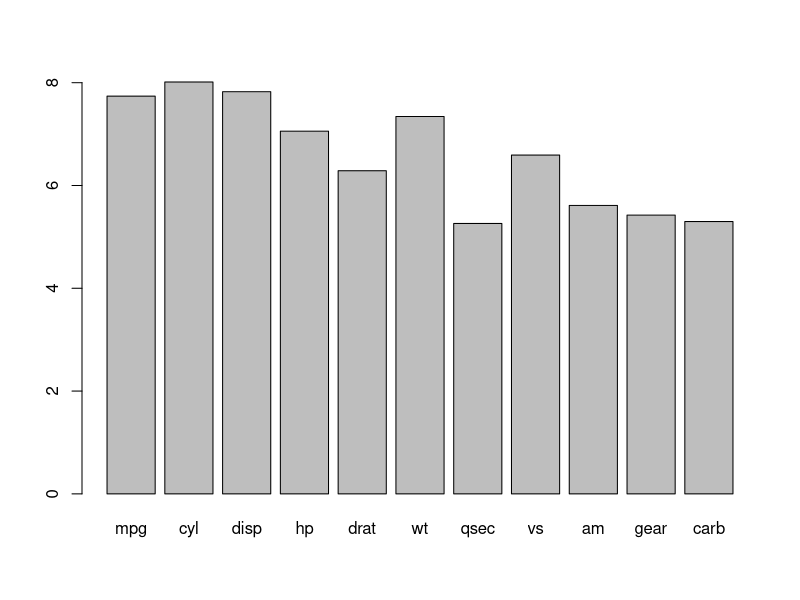
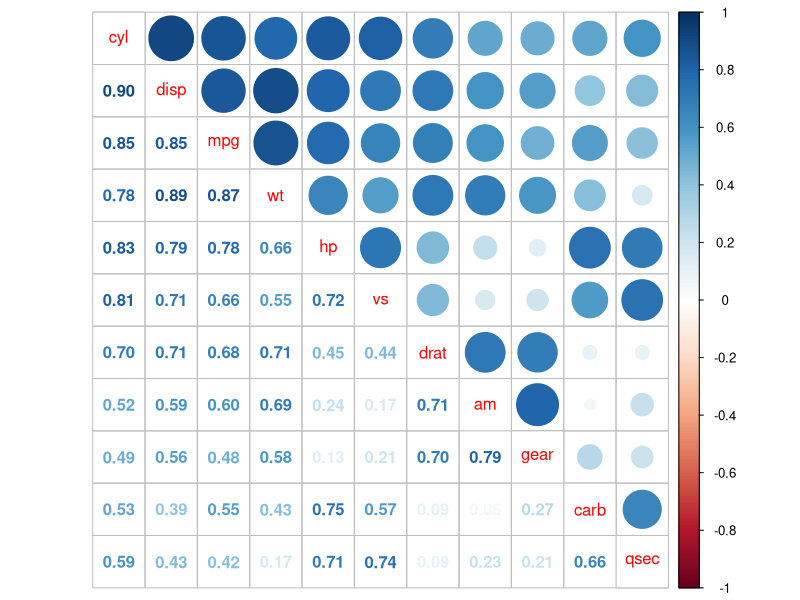
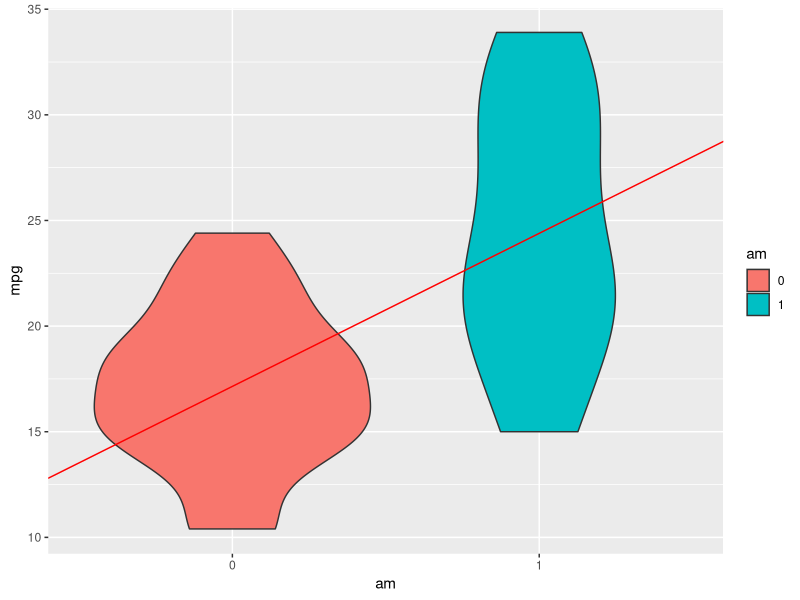
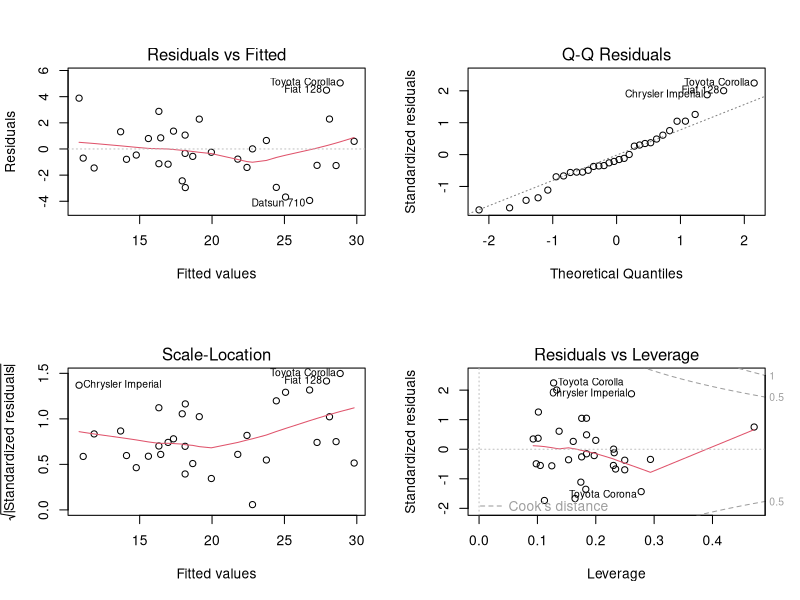

Generate these figures, in order, with R:
## ---- chunk 1
knitr::opts_chunk$set(echo = TRUE)
library(car)
library(plyr)
library(ggplot2)
library(corrplot)
## ---- chunk 2
data("mtcars")
head(mtcars)
co <-abs(cor(mtcars))
barplot(colSums(co))
mc <- mtcars[,order(colSums(co),decreasing = TRUE)]
#barplot(colSums(abs(cor(mc)))) # just check that the parameters really got sorted by total amount of correlation
co <-abs(cor(mc))
corrplot.mixed(co, upper = "circle")
## ---- chunk 3
data(mtcars)
mtcars <- mutate(mtcars, cyl = factor(cyl), vs = factor(vs), am = factor(am), gear = factor(gear), carb = factor(carb))
mdlam <- lm(mpg ~ am , data = mtcars)
summary(mdlam)
g1 <- ggplot(data = mtcars) + geom_violin(aes(x = am, y = mpg, fill = am))
#
g1 <- g1 + geom_abline(aes(intercept = mdlam$coef[1] -  mdlam$coef[2] ,slope = mdlam$coef[2]), col = "red")
g1
mdlam$coef
# mtcars$am <- factor(mtcars$am)
# g <- ggplot(data = mtcars, aes(x = am, y = mpg, fill = am))
# g <- g 
# g

## ---- chunk 4

mtcars <- mutate(mtcars, cyl = factor(cyl), vs = factor(vs), am = factor(am), gear = factor(gear), carb = factor(carb))
mdlall <- lm(mpg ~ . , data = mtcars)
summary(mdlall)
mdlstep <- step(mdlall, direction = "backward", trace=TRUE)
summary(mdlstep)
vif(mdlstep)

# which(vi==max(vi))
# rownames(vi)
# as.list(vi)
# plot(vi)
## ---- chunk 5

anova(mdlam, mdlstep, mdlall)

## ---- chunk 6

par(mfrow=c(2,2))
plot(mdlstep)

